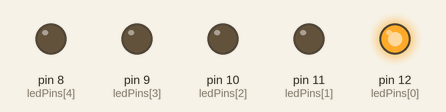
Simulated run of this sketch. Board: Arduino Uno, built with avr-gcc and run on an emulated ATmega328P. Parts: output pins drawn as LEDs (lit = HIGH).

Above: at 0.05 s.
At 2.5 s:
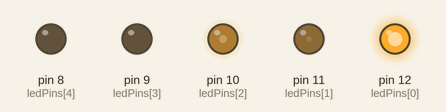
At 3.7 s:
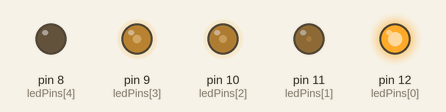
At 4.95 s:
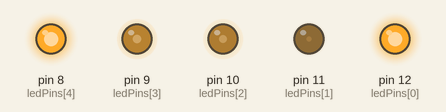
At 7.45 s:
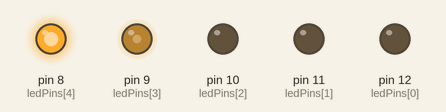
At 9.95 s:
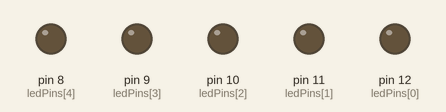
Timing chart, 0 to 13.0 s (numbered marks = the images above):
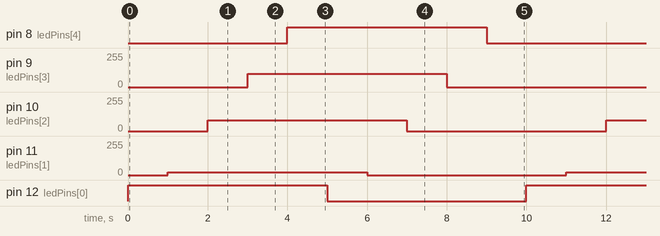

Measured:
- by itself, pin 8 (ledPins[4]), pin 12 (ledPins[0]): alternates HIGH for 5.0 s and LOW for 5.0 s
- by itself, pin 9 (ledPins[3]): alternates 100/255 for 5.0 s and 0/255 for 5.0 s
- by itself, pin 10 (ledPins[2]): alternates 80/255 for 5.0 s and 0/255 for 5.0 s
- by itself, pin 11 (ledPins[1]): alternates 20/255 for 5.0 s and 0/255 for 5.0 s

The sketch:

LaboratoryActivity-2.ino
```cpp
int ledPins[] = {12, 11, 10, 9, 8};
int brightness[] = {255, 20, 80, 100, 150}; //set the brightness of each led
int numLEDs = 5;

void setup() {
  int i = 0;
  while(i<numLEDs) {
    pinMode(ledPins[i], OUTPUT); // set all pins as output
    i++;
  }
}
void loop(){
  int i=0;
  //turn on leds one by one
  while (i < numLEDs) {
    analogWrite(ledPins[i], brightness[i]);
    delay(1000); //one second delay
    i++;
  }
  i = 0;
  //turn off led one by one
  while (i<numLEDs){
    analogWrite(ledPins[i], 0);
    delay(1000); //one second delay
    i++;
  }
}
```
